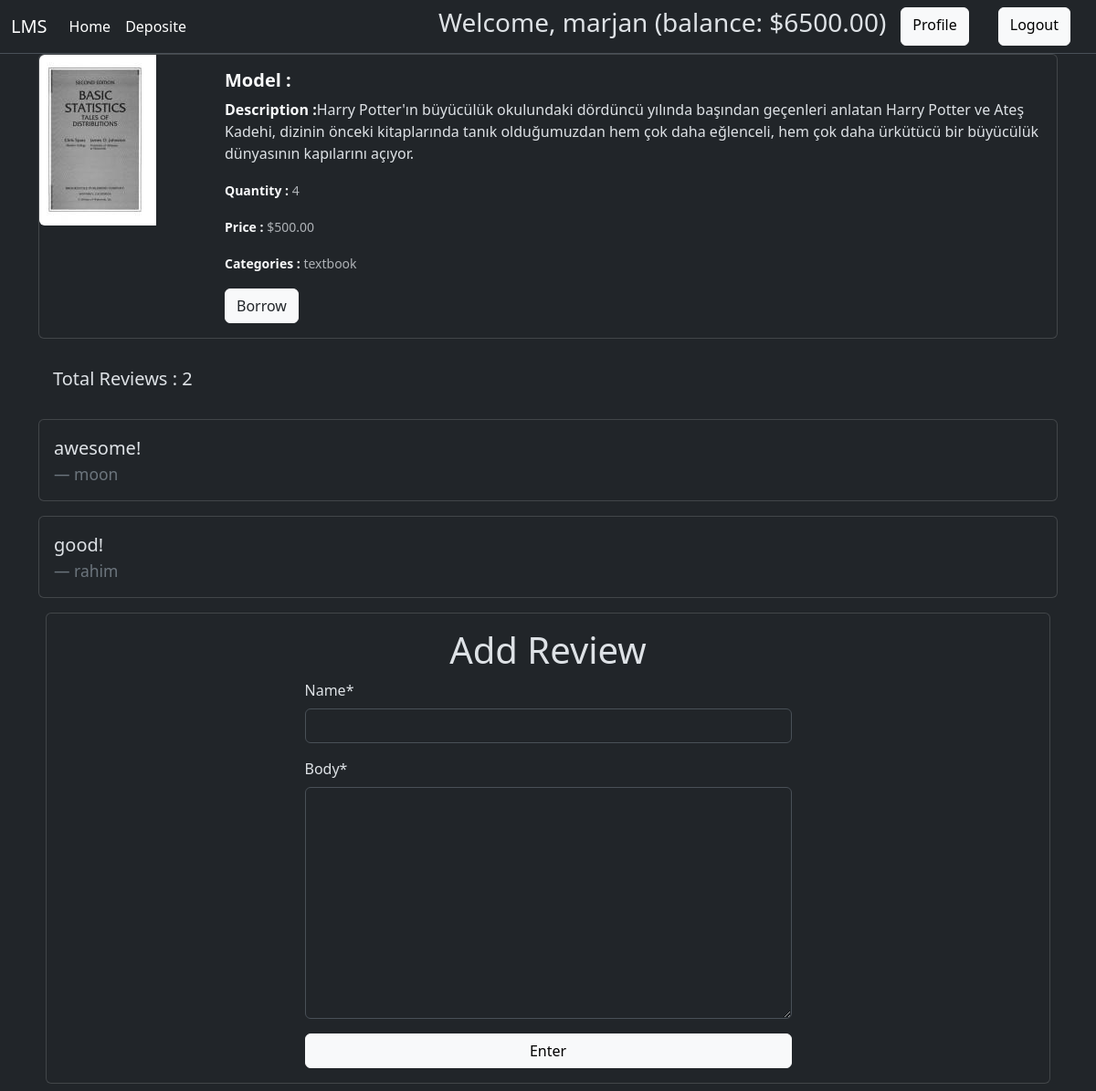
Screenshot of /books/details/1/ (signed in) with the database file from the repository.
### user/models.py (models this page shows, shortened)
class UserModel(models.Model):
    user = models.OneToOneField(User, related_name="account", on_delete=models.CASCADE)
    balance = models.DecimalField(default=0, max_digits=12, decimal_places=2)

### books/models.py (models this page shows, shortened)
class BooksModel(models.Model):
    title = models.CharField(max_length=100)
    description = models.TextField()
    price = models.DecimalField(max_digits=10, decimal_places=2)
    quantity = models.IntegerField()
    category = models.ForeignKey(CategoriesModel, on_delete=models.CASCADE)
    image = models.ImageField(
        upload_to="books/media/uploads",
        height_field=None,
        width_field=None,
        max_length=None,
        default="",
    )

class ReviewModel(models.Model):
    post = models.ForeignKey(
        BooksModel, on_delete=models.CASCADE, related_name="comments"
    )
    name = models.CharField(max_length=30)
    body = models.TextField()
    created_on = models.DateTimeField(auto_now_add=True)

### categories/models.py (models this page shows, shortened)
class CategoriesModel(models.Model):
    name = models.CharField(max_length=50)
    slug = models.SlugField(max_length=100, unique=True, null=True, blank=True)

### books/views.py (the view)
# urls.py: path("details/<int:id>/", views.details_view, name="details"),
def details_view(request, id):
    books = BooksModel.objects.get(pk=id)
    comments = ReviewModel.objects.all()
    if request.method == "POST":
        comment_form = ReviewForm(request.POST)
        if comment_form.is_valid():
            comment = comment_form.save(commit=False)
            comment.post = books
            comment.save()
    else:
        comment_form = ReviewForm()
    if request.user.is_authenticated:
        borrowed = PurchaseHistoryModel.objects.filter(
            user=request.user, book=books, borrowed=True
        ).exists()
        return render(
            request,
            "details.html",
            {
                "book": books,
                "comment_form": comment_form,
                "comments": comments,
                "borrowed": borrowed,
            },
        )
    else:
        return render(request, "details.html", {"book": books})

### books/forms.py
class ReviewForm(forms.ModelForm):
    class Meta:
        model = ReviewModel
        fields = ["name", "body"]

### books/templates/details.html (shortened to what this page needs)
{% extends 'base.html' %}
{% load crispy_forms_tags %}
{% block content %}
  <div class="card mb-3">
    <div class="row g-2">
      <div class="col-md-2">
        <img src="{{ book.image.url }}" class="img-fluid rounded-start" alt="..." />
      </div>
      <div class="col-md-10">
        <div class="card-body">
          <h5 class="card-title"><b class="text-light">Model :</b> {{ book.name }}</h5>
          <p class="card-text">
            <b class="text-light">Description :</b>{{ book.description }}
          </p>
          <p class="card-text">
            <small class="text-body-secondary"><b class="text-light">Quantity :</b> {{ book.quantity }}</small>
          </p>
          <p class="card-text">
            <small class="text-body-secondary"><b class="text-light">Price :</b> ${{ book.price }}</small>
          </p>
          <p class="card-text">
            <small class="text-body-secondary"><b class="text-light">Categories :</b> {{ book.category.name }}</small>
          </p>
          {% if request.user.is_authenticated %}
            <p class="card-text">
              <button class="btn btn-light"><a class="text-decoration-none text-dark" href="{% url 'borrow' id=book.id userid=request.user.id %}">Borrow</a></button>
            </p>
          {% endif %}
        </div>
      </div>
    </div>
  </div>
  {% if request.user.is_authenticated %}
  <h5 class="p-3">Total Reviews : {{ comments|length }}</h5>
  {% for comment in comments %}
    <div class="card my-3">
      <div class="card-body">
        <blockquote class="blockquote mb-0">
          <p>{{ comment.body }}</p>
          <footer class="blockquote-footer">{{ comment.name }}</footer>
        </blockquote>
      </div>
    </div>
  {% endfor %}
  <div class="card m-2">
    <div class="card-body">
      <form method="post" class="d-grid w-50 mx-auto">
        <h1 class="text-center">Add Review</h1>
        {{ comment_form|crispy }}
        <button class="btn btn-light">Enter</button>
      </form>
    </div>
  </div>
  {% endif %}
{% endblock %}

### templates/base.html (shortened to what this page needs)
<!DOCTYPE html>
<html lang="en" data-bs-theme="dark">
  <head>
    <link href="https://cdn.jsdelivr.net/npm/bootstrap@5.3.2/dist/css/bootstrap.min.css" rel="stylesheet" />
  </head>
  <body>
    <nav class="navbar navbar-expand-lg border-bottom border-body">
      <div class="container-fluid">
        <a class="navbar-brand" href="{% url 'home' %}">LMS</a>
        <div class="collapse navbar-collapse" id="navbarSupportedContent">
          <ul class="navbar-nav me-auto mb-2 mb-lg-0">
            <li class="nav-item">
              <a class="nav-link active" aria-current="page" href="{% url 'home' %}">Home</a>
            </li>
            {% if request.user.is_authenticated %}
              <li class="nav-item">
                <a class="nav-link active" aria-current="page" href="{% url 'deposit' %}">Deposite</a>
              </li>
            {% endif %}
          </ul>
          {% if request.user.is_authenticated %}
            <form class="d-flex">
              <h3>Welcome, {{ request.user.first_name }} (balance: ${{ request.user.account.balance }})</h3>
              <a class="btn btn-light mx-3" href="{% url 'profile' %}">Profile</a>
              <a class="btn btn-light mx-3" href="{% url 'logout' %}">Logout</a>
            </form>
          {% else %}
            <form class="d-flex">
              <a class="btn btn-light mx-3" href="{% url 'register' %}">Register</a>
              <a class="btn btn-light mx-3" href="{% url 'login' %}">Login</a>
            </form>
          {% endif %}
        </div>
      </div>
    </nav>
    <div class="container">
    {% block content %}
    {% endblock %}
    </div>
  </body>
</html>

### rows the page displays
BooksModel: image (picture), description "Harry Potter'ın büyücülük okulundaki dördüncü yılında başından geçenleri anlatan Harry Potter ve Ateş Kadehi, dizinin önceki kitaplarında tanık olduğumuzdan hem çok daha eğlenceli, hem çok daha ürkütücü bir büyücülük dünyasının kapılarını açıyor.", quantity "4", price "500.00", category.name "textbook"
ReviewModel: body "awesome!", name "moon"
ReviewModel: body "good!", name "rahim"

### other values shown
{{ request.user.first_name }} "marjan"
{{ request.user.account.balance }} "6500.00"
{{ comments|length }} "2"
